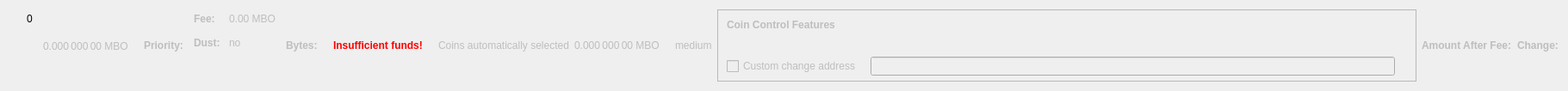
    <widget class="QWidget" name="dummyHideWidget" native="true">
     <property name="maximumSize">
      <size>
       <width>100</width>
       <height>22</height>
      </size>
     </property>
     <layout class="QHBoxLayout" name="dummyHideLayout">
      <item>
       <layout class="QFormLayout" name="formLayoutCoinControl1">
        <property name="horizontalSpacing">
         <number>10</number>
        </property>
        <property name="verticalSpacing">
         <number>14</number>
        </property>
        <property name="leftMargin">
         <number>10</number>
        </property>
        <property name="topMargin">
         <number>4</number>
        </property>
        <property name="rightMargin">
         <number>6</number>
        </property>
        <item row="0" column="1">
         <widget class="QLabel" name="labelCoinControlBytes">
          <property name="cursor">
           <cursorShape>IBeamCursor</cursorShape>
          </property>
          <property name="contextMenuPolicy">
           <enum>Qt::ActionsContextMenu</enum>
          </property>
          <property name="text">
           <string notr="true">0</string>
          </property>
          <property name="textInteractionFlags">
           <set>Qt::LinksAccessibleByMouse|Qt::TextSelectableByKeyboard|Qt::TextSelectableByMouse</set>
          </property>
         </widget>
        </item>
       </layout>
      </item>
      <item>
       <widget class="QLabel" name="labelCoinControlAfterFee">
        <property name="enabled">
         <bool>false</bool>
        </property>
        <property name="sizePolicy">
         <sizepolicy hsizetype="Fixed" vsizetype="Fixed">
          <horstretch>0</horstretch>
          <verstretch>0</verstretch>
         </sizepolicy>
        </property>
        <property name="minimumSize">
         <size>
          <width>111</width>
          <height>12</height>
         </size>
        </property>
        <property name="maximumSize">
         <size>
          <width>111</width>
          <height>12</height>
         </size>
        </property>
        <property name="cursor">
         <cursorShape>IBeamCursor</cursorShape>
        </property>
        <property name="contextMenuPolicy">
         <enum>Qt::ActionsContextMenu</enum>
        </property>
        <property name="text">
         <string notr="true">0.000 000 00 MBO</string>
        </property>
        <property name="textInteractionFlags">
         <set>Qt::LinksAccessibleByMouse|Qt::TextSelectableByKeyboard|Qt::TextSelectableByMouse</set>
        </property>
       </widget>
      </item>
      <item>
       <widget class="QLabel" name="labelCoinControlPriorityText">
        <property name="enabled">
         <bool>false</bool>
        </property>
        <property name="font">
         <font>
          <weight>75</weight>
          <bold>true</bold>
         </font>
        </property>
        <property name="text">
         <string>Priority:</string>
        </property>
       </widget>
      </item>
      <item>
       <layout class="QHBoxLayout" name="horizontalLayout"/>
      </item>
      <item>
       <layout class="QFormLayout" name="formLayoutCoinControl3">
        <property name="horizontalSpacing">
         <number>10</number>
        </property>
        <property name="verticalSpacing">
         <number>14</number>
        </property>
        <property name="leftMargin">
         <number>6</number>
        </property>
        <property name="topMargin">
         <number>4</number>
        </property>
        <property name="rightMargin">
         <number>6</number>
        </property>
        <item row="0" column="0">
         <widget class="QLabel" name="labelCoinControlFeeText">
          <property name="enabled">
           <bool>false</bool>
          </property>
          <property name="font">
           <font>
            <weight>75</weight>
            <bold>true</bold>
           </font>
          </property>
          <property name="text">
           <string>Fee:</string>
          </property>
          <property name="margin">
           <number>0</number>
          </property>
         </widget>
        </item>
        <item row="0" column="1">
         <widget class="QLabel" name="labelCoinControlFee">
          <property name="enabled">
           <bool>false</bool>
          </property>
          <property name="cursor">
           <cursorShape>IBeamCursor</cursorShape>
          </property>
          <property name="contextMenuPolicy">
           <enum>Qt::ActionsContextMenu</enum>
          </property>
          <property name="text">
           <string notr="true">0.00 MBO</string>
          </property>
          <property name="textInteractionFlags">
           <set>Qt::LinksAccessibleByMouse|Qt::TextSelectableByKeyboard|Qt::TextSelectableByMouse</set>
          </property>
         </widget>
        </item>
        <item row="1" column="0">
         <widget class="QLabel" name="labelCoinControlLowOutputText">
          <property name="enabled">
           <bool>false</bool>
          </property>
          <property name="font">
           <font>
            <weight>75</weight>
            <bold>true</bold>
           </font>
          </property>
          <property name="text">
           <string>Dust:</string>
          </property>
         </widget>
        </item>
        <item row="1" column="1">
         <widget class="QLabel" name="labelCoinControlLowOutput">
          <property name="enabled">
           <bool>false</bool>
          </property>
          <property name="cursor">
           <cursorShape>IBeamCursor</cursorShape>
          </property>
          <property name="contextMenuPolicy">
           <enum>Qt::ActionsContextMenu</enum>
          </property>
          <property name="text">
           <string>no</string>
          </property>
          <property name="textInteractionFlags">
           <set>Qt::LinksAccessibleByMouse|Qt::TextSelectableByKeyboard|Qt::TextSelectableByMouse</set>
          </property>
         </widget>
        </item>
       </layout>
      </item>
      <item>
       <widget class="QLabel" name="labelCoinControlBytesText">
        <property name="enabled">
         <bool>false</bool>
        </property>
        <property name="font">
         <font>
          <weight>75</weight>
          <bold>true</bold>
         </font>
        </property>
        <property name="text">
         <string>Bytes:</string>
        </property>
       </widget>
      </item>
      <item>
       <layout class="QFormLayout" name="formLayoutCoinControl2">
        <property name="horizontalSpacing">
         <number>10</number>
        </property>
        <property name="verticalSpacing">
         <number>14</number>
        </property>
        <property name="leftMargin">
         <number>6</number>
        </property>
        <property name="topMargin">
         <number>4</number>
        </property>
        <property name="rightMargin">
         <number>6</number>
        </property>
       </layout>
      </item>
      <item>
       <layout class="QHBoxLayout" name="horizontalLayoutCoinControl2">
        <property name="spacing">
         <number>8</number>
        </property>
        <property name="bottomMargin">
         <number>10</number>
        </property>
       </layout>
      </item>
      <item>
       <widget class="QLabel" name="labelCoinControlInsuffFunds">
        <property name="enabled">
         <bool>false</bool>
        </property>
        <property name="minimumSize">
         <size>
          <width>0</width>
          <height>0</height>
         </size>
        </property>
        <property name="font">
         <font>
          <weight>75</weight>
          <bold>true</bold>
         </font>
        </property>
        <property name="styleSheet">
         <string notr="true">color:red;font-weight:bold;</string>
        </property>
        <property name="text">
         <string>Insufficient funds!</string>
        </property>
        <property name="margin">
         <number>5</number>
        </property>
       </widget>
      </item>
      <item>
       <layout class="QFormLayout" name="formLayoutCoinControl4">
        <property name="horizontalSpacing">
         <number>10</number>
        </property>
        <property name="verticalSpacing">
         <number>14</number>
        </property>
        <property name="leftMargin">
         <number>6</number>
        </property>
        <property name="topMargin">
         <number>4</number>
        </property>
        <property name="rightMargin">
         <number>6</number>
        </property>
       </layout>
      </item>
      <item>
       <widget class="QLabel" name="labelCoinControlAutomaticallySelected">
        <property name="enabled">
         <bool>false</bool>
        </property>
        <property name="sizePolicy">
         <sizepolicy hsizetype="Fixed" vsizetype="Fixed">
          <horstretch>0</horstretch>
          <verstretch>0</verstretch>
         </sizepolicy>
        </property>
        <property name="minimumSize">
         <size>
          <width>0</width>
          <height>0</height>
         </size>
        </property>
        <property name="maximumSize">
         <size>
          <width>240</width>
          <height>16777215</height>
         </size>
        </property>
        <property name="text">
         <string>Coins automatically selected</string>
        </property>
        <property name="margin">
         <number>5</number>
        </property>
       </widget>
      </item>
      <item>
       <widget class="QLabel" name="labelCoinControlChange">
        <property name="enabled">
         <bool>false</bool>
        </property>
        <property name="sizePolicy">
         <sizepolicy hsizetype="Fixed" vsizetype="Fixed">
          <horstretch>0</horstretch>
          <verstretch>0</verstretch>
         </sizepolicy>
        </property>
        <property name="minimumSize">
         <size>
          <width>111</width>
          <height>0</height>
         </size>
        </property>
        <property name="maximumSize">
         <size>
          <width>111</width>
          <height>16777215</height>
         </size>
        </property>
        <property name="cursor">
         <cursorShape>IBeamCursor</cursorShape>
        </property>
        <property name="contextMenuPolicy">
         <enum>Qt::ActionsContextMenu</enum>
        </property>
        <property name="text">
         <string notr="true">0.000 000 00 MBO</string>
        </property>
        <property name="textInteractionFlags">
         <set>Qt::LinksAccessibleByMouse|Qt::TextSelectableByKeyboard|Qt::TextSelectableByMouse</set>
        </property>
       </widget>
      </item>
      <item>
       <widget class="QLabel" name="labelCoinControlPriority">
        <property name="enabled">
         <bool>false</bool>
        </property>
        <property name="cursor">
         <cursorShape>IBeamCursor</cursorShape>
        </property>
        <property name="contextMenuPolicy">
         <enum>Qt::ActionsContextMenu</enum>
        </property>
        <property name="text">
         <string>medium</string>
        </property>
        <property name="textInteractionFlags">
         <set>Qt::LinksAccessibleByMouse|Qt::TextSelectableByKeyboard|Qt::TextSelectableByMouse</set>
        </property>
       </widget>
      </item>
      <item>
       <widget class="QFrame" name="frameCoinControl">
        <property name="sizePolicy">
         <sizepolicy hsizetype="Expanding" vsizetype="Expanding">
          <horstretch>0</horstretch>
          <verstretch>0</verstretch>
         </sizepolicy>
        </property>
        <property name="maximumSize">
         <size>
          <width>16777215</width>
          <height>16777215</height>
         </size>
        </property>
        <property name="frameShape">
         <enum>QFrame::StyledPanel</enum>
        </property>
        <property name="frameShadow">
         <enum>QFrame::Sunken</enum>
        </property>
        <layout class="QVBoxLayout" name="verticalLayoutCoinControl2_2">
         <property name="spacing">
          <number>0</number>
         </property>
         <property name="leftMargin">
          <number>0</number>
         </property>
         <property name="topMargin">
          <number>0</number>
         </property>
         <property name="rightMargin">
          <number>0</number>
         </property>
         <property name="bottomMargin">
          <number>6</number>
         </property>
         <item>
          <layout class="QVBoxLayout" name="verticalLayoutCoinControl" stretch="0,0,0,1">
           <property name="spacing">
            <number>0</number>
           </property>
           <property name="leftMargin">
            <number>10</number>
           </property>
           <property name="topMargin">
            <number>10</number>
           </property>
           <item>
            <layout class="QHBoxLayout" name="horizontalLayoutCoinControl1">
             <property name="bottomMargin">
              <number>15</number>
             </property>
             <item>
              <widget class="QLabel" name="labelCoinControlFeatures">
               <property name="enabled">
                <bool>false</bool>
               </property>
               <property name="sizePolicy">
                <sizepolicy hsizetype="Preferred" vsizetype="Maximum">
                 <horstretch>0</horstretch>
                 <verstretch>0</verstretch>
                </sizepolicy>
               </property>
               <property name="font">
                <font>
                 <weight>75</weight>
                 <bold>true</bold>
                </font>
               </property>
               <property name="styleSheet">
                <string notr="true">font-weight:bold;</string>
               </property>
               <property name="text">
                <string>Coin Control Features</string>
               </property>
              </widget>
             </item>
            </layout>
           </item>
           <item>
            <widget class="QWidget" name="widgetCoinControl" native="true">
             <property name="sizePolicy">
              <sizepolicy hsizetype="Preferred" vsizetype="Preferred">
               <horstretch>0</horstretch>
               <verstretch>0</verstretch>
              </sizepolicy>
             </property>
             <property name="minimumSize">
              <size>
               <width>0</width>
               <height>0</height>
              </size>
             </property>
             <property name="styleSheet">
              <string notr="true"/>
             </property>
             <layout class="QHBoxLayout" name="horizontalLayoutCoinControl5_2">
              <property name="leftMargin">
               <number>0</number>
              </property>
              <property name="topMargin">
               <number>0</number>
              </property>
              <property name="rightMargin">
               <number>0</number>
              </property>
              <property name="bottomMargin">
               <number>0</number>
              </property>
              <item>
               <layout class="QHBoxLayout" name="horizontalLayoutCoinControl3">
                <property name="spacing">
                 <number>20</number>
                </property>
                <property name="topMargin">
                 <number>0</number>
                </property>
                <property name="bottomMargin">
                 <number>10</number>
                </property>
               </layout>
              </item>
             </layout>
            </widget>
           </item>
           <item>
            <layout class="QHBoxLayout" name="horizontalLayoutCoinControl4" stretch="0,0,0">
             <property name="spacing">
              <number>12</number>
             </property>
             <property name="sizeConstraint">
              <enum>QLayout::SetDefaultConstraint</enum>
             </property>
             <property name="topMargin">
              <number>5</number>
             </property>
             <property name="rightMargin">
              <number>5</number>
             </property>
             <item>
              <widget class="QCheckBox" name="checkBoxCoinControlChange">
               <property name="enabled">
                <bool>false</bool>
               </property>
               <property name="toolTip">
                <string>If this is activated, but the change address is empty or invalid, change will be sent to a newly generated address.</string>
               </property>
               <property name="text">
                <string>Custom change address</string>
               </property>
              </widget>
             </item>
             <item>
              <widget class="QValidatedLineEdit" name="lineEditCoinControlChange">
               <property name="enabled">
                <bool>false</bool>
               </property>
               <property name="sizePolicy">
                <sizepolicy hsizetype="Expanding" vsizetype="Fixed">
                 <horstretch>0</horstretch>
                 <verstretch>0</verstretch>
                </sizepolicy>
               </property>
              </widget>
             </item>
             <item>
              <widget class="QLabel" name="labelCoinControlChangeLabel_2">
               <property name="sizePolicy">
                <sizepolicy hsizetype="Preferred" vsizetype="Expanding">
                 <horstretch>0</horstretch>
                 <verstretch>0</verstretch>
                </sizepolicy>
               </property>
               <property name="minimumSize">
                <size>
                 <width>0</width>
                 <height>0</height>
                </size>
               </property>
               <property name="text">
                <string/>
               </property>
               <property name="margin">
                <number>3</number>
               </property>
              </widget>
             </item>
            </layout>
           </item>
           <item>
            <spacer name="verticalSpacerCoinControl">
             <property name="orientation">
              <enum>Qt::Vertical</enum>
             </property>
             <property name="sizeHint" stdset="0">
              <size>
               <width>800</width>
               <height>1</height>
              </size>
             </property>
            </spacer>
           </item>
          </layout>
         </item>
        </layout>
       </widget>
      </item>
      <item>
       <widget class="QLabel" name="labelCoinControlAfterFeeText">
        <property name="enabled">
         <bool>false</bool>
        </property>
        <property name="minimumSize">
         <size>
          <width>0</width>
          <height>0</height>
         </size>
        </property>
        <property name="maximumSize">
         <size>
          <width>16777215</width>
          <height>16777215</height>
         </size>
        </property>
        <property name="font">
         <font>
          <weight>75</weight>
          <bold>true</bold>
         </font>
        </property>
        <property name="text">
         <string>Amount After Fee:</string>
        </property>
        <property name="alignment">
         <set>Qt::AlignLeading|Qt::AlignLeft|Qt::AlignVCenter</set>
        </property>
        <property name="margin">
         <number>0</number>
        </property>
       </widget>
      </item>
      <item>
       <widget class="QLabel" name="labelCoinControlChangeText">
        <property name="enabled">
         <bool>false</bool>
        </property>
        <property name="sizePolicy">
         <sizepolicy hsizetype="Preferred" vsizetype="Preferred">
          <horstretch>0</horstretch>
          <verstretch>0</verstretch>
         </sizepolicy>
        </property>
        <property name="minimumSize">
         <size>
          <width>0</width>
          <height>0</height>
         </size>
        </property>
        <property name="maximumSize">
         <size>
          <width>16777215</width>
          <height>16777215</height>
         </size>
        </property>
        <property name="font">
         <font>
          <weight>75</weight>
          <bold>true</bold>
         </font>
        </property>
        <property name="text">
         <string>Change:</string>
        </property>
        <property name="alignment">
         <set>Qt::AlignLeading|Qt::AlignLeft|Qt::AlignVCenter</set>
        </property>
       </widget>
      </item>
     </layout>
    </widget>
